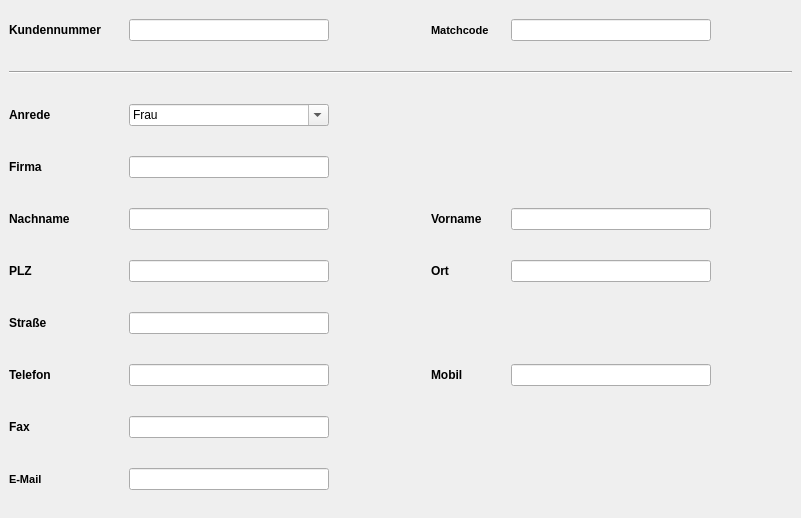
<?xml version="1.0" encoding="UTF-8"?>
<ui version="4.0">
 <class>WizardPage</class>
 <widget class="QWizardPage" name="WizardPage">
  <property name="geometry">
   <rect>
    <x>0</x>
    <y>0</y>
    <width>801</width>
    <height>518</height>
   </rect>
  </property>
  <property name="minimumSize">
   <size>
    <width>680</width>
    <height>0</height>
   </size>
  </property>
  <property name="windowTitle">
   <string>WizardPage</string>
  </property>
  <property name="title">
   <string>Neuer Kunde</string>
  </property>
  <property name="subTitle">
   <string>Erstellt ein neuen Kunden</string>
  </property>
  <layout class="QVBoxLayout" name="verticalLayout">
   <property name="spacing">
    <number>0</number>
   </property>
   <property name="margin">
    <number>0</number>
   </property>
   <item>
    <widget class="QFrame" name="frame">
     <property name="frameShape">
      <enum>QFrame::NoFrame</enum>
     </property>
     <property name="frameShadow">
      <enum>QFrame::Raised</enum>
     </property>
     <layout class="QVBoxLayout" name="verticalLayout_2">
      <property name="spacing">
       <number>20</number>
      </property>
      <item>
       <layout class="QHBoxLayout" name="horizontalLayout">
        <item>
         <widget class="QLabel" name="label">
          <property name="minimumSize">
           <size>
            <width>100</width>
            <height>0</height>
           </size>
          </property>
          <property name="font">
           <font>
            <weight>75</weight>
            <bold>true</bold>
           </font>
          </property>
          <property name="text">
           <string>Kundennummer</string>
          </property>
         </widget>
        </item>
        <item>
         <widget class="QLineEdit" name="input_kundennr">
          <property name="minimumSize">
           <size>
            <width>200</width>
            <height>0</height>
           </size>
          </property>
          <property name="readOnly">
           <bool>true</bool>
          </property>
         </widget>
        </item>
        <item>
         <spacer name="horizontalSpacer_12">
          <property name="orientation">
           <enum>Qt::Horizontal</enum>
          </property>
          <property name="sizeHint" stdset="0">
           <size>
            <width>40</width>
            <height>20</height>
           </size>
          </property>
         </spacer>
        </item>
        <item>
         <widget class="QLabel" name="label_2">
          <property name="minimumSize">
           <size>
            <width>60</width>
            <height>0</height>
           </size>
          </property>
          <property name="font">
           <font>
            <family>MS Shell Dlg 2</family>
            <pointsize>8</pointsize>
            <weight>75</weight>
            <italic>false</italic>
            <bold>true</bold>
           </font>
          </property>
          <property name="text">
           <string>Matchcode</string>
          </property>
         </widget>
        </item>
        <item>
         <widget class="QLineEdit" name="input_matchcode">
          <property name="minimumSize">
           <size>
            <width>200</width>
            <height>0</height>
           </size>
          </property>
         </widget>
        </item>
        <item>
         <spacer name="horizontalSpacer_13">
          <property name="orientation">
           <enum>Qt::Horizontal</enum>
          </property>
          <property name="sizeHint" stdset="0">
           <size>
            <width>40</width>
            <height>20</height>
           </size>
          </property>
         </spacer>
        </item>
       </layout>
      </item>
      <item>
       <widget class="Line" name="line_2">
        <property name="lineWidth">
         <number>1</number>
        </property>
        <property name="midLineWidth">
         <number>0</number>
        </property>
        <property name="orientation">
         <enum>Qt::Horizontal</enum>
        </property>
       </widget>
      </item>
      <item>
       <layout class="QHBoxLayout" name="horizontalLayout_2">
        <item>
         <widget class="QLabel" name="label_4">
          <property name="minimumSize">
           <size>
            <width>100</width>
            <height>0</height>
           </size>
          </property>
          <property name="maximumSize">
           <size>
            <width>100</width>
            <height>16777215</height>
           </size>
          </property>
          <property name="font">
           <font>
            <weight>75</weight>
            <bold>true</bold>
           </font>
          </property>
          <property name="text">
           <string>Anrede</string>
          </property>
         </widget>
        </item>
        <item>
         <widget class="QComboBox" name="input_anrede">
          <property name="minimumSize">
           <size>
            <width>200</width>
            <height>0</height>
           </size>
          </property>
          <property name="editable">
           <bool>true</bool>
          </property>
          <item>
           <property name="text">
            <string>Frau</string>
           </property>
          </item>
          <item>
           <property name="text">
            <string>Herr</string>
           </property>
          </item>
          <item>
           <property name="text">
            <string>Fam.</string>
           </property>
          </item>
         </widget>
        </item>
        <item>
         <spacer name="horizontalSpacer_2">
          <property name="orientation">
           <enum>Qt::Horizontal</enum>
          </property>
          <property name="sizeHint" stdset="0">
           <size>
            <width>40</width>
            <height>20</height>
           </size>
          </property>
         </spacer>
        </item>
       </layout>
      </item>
      <item>
       <layout class="QHBoxLayout" name="horizontalLayout_3">
        <item>
         <widget class="QLabel" name="label_3">
          <property name="minimumSize">
           <size>
            <width>100</width>
            <height>0</height>
           </size>
          </property>
          <property name="font">
           <font>
            <weight>75</weight>
            <bold>true</bold>
           </font>
          </property>
          <property name="text">
           <string>Firma</string>
          </property>
         </widget>
        </item>
        <item>
         <widget class="QLineEdit" name="input_firma">
          <property name="maximumSize">
           <size>
            <width>200</width>
            <height>16777215</height>
           </size>
          </property>
         </widget>
        </item>
        <item>
         <spacer name="horizontalSpacer">
          <property name="orientation">
           <enum>Qt::Horizontal</enum>
          </property>
          <property name="sizeHint" stdset="0">
           <size>
            <width>40</width>
            <height>20</height>
           </size>
          </property>
         </spacer>
        </item>
       </layout>
      </item>
      <item>
       <layout class="QHBoxLayout" name="horizontalLayout_4">
        <item>
         <widget class="QLabel" name="label_6">
          <property name="minimumSize">
           <size>
            <width>100</width>
            <height>0</height>
           </size>
          </property>
          <property name="maximumSize">
           <size>
            <width>200</width>
            <height>16777215</height>
           </size>
          </property>
          <property name="font">
           <font>
            <weight>75</weight>
            <bold>true</bold>
           </font>
          </property>
          <property name="text">
           <string>Nachname</string>
          </property>
         </widget>
        </item>
        <item>
         <widget class="QLineEdit" name="input_nachname">
          <property name="minimumSize">
           <size>
            <width>200</width>
            <height>0</height>
           </size>
          </property>
          <property name="maximumSize">
           <size>
            <width>200</width>
            <height>16777215</height>
           </size>
          </property>
         </widget>
        </item>
        <item>
         <spacer name="horizontalSpacer_3">
          <property name="orientation">
           <enum>Qt::Horizontal</enum>
          </property>
          <property name="sizeHint" stdset="0">
           <size>
            <width>40</width>
            <height>20</height>
           </size>
          </property>
         </spacer>
        </item>
        <item>
         <widget class="QLabel" name="label_5">
          <property name="minimumSize">
           <size>
            <width>60</width>
            <height>0</height>
           </size>
          </property>
          <property name="maximumSize">
           <size>
            <width>50</width>
            <height>16777215</height>
           </size>
          </property>
          <property name="font">
           <font>
            <weight>75</weight>
            <bold>true</bold>
           </font>
          </property>
          <property name="autoFillBackground">
           <bool>false</bool>
          </property>
          <property name="text">
           <string>Vorname</string>
          </property>
         </widget>
        </item>
        <item>
         <widget class="QLineEdit" name="input_vorname">
          <property name="minimumSize">
           <size>
            <width>200</width>
            <height>0</height>
           </size>
          </property>
          <property name="maximumSize">
           <size>
            <width>200</width>
            <height>16777215</height>
           </size>
          </property>
         </widget>
        </item>
        <item>
         <spacer name="horizontalSpacer_10">
          <property name="orientation">
           <enum>Qt::Horizontal</enum>
          </property>
          <property name="sizeHint" stdset="0">
           <size>
            <width>40</width>
            <height>20</height>
           </size>
          </property>
         </spacer>
        </item>
       </layout>
      </item>
      <item>
       <layout class="QHBoxLayout" name="horizontalLayout_5">
        <item>
         <widget class="QLabel" name="label_13">
          <property name="minimumSize">
           <size>
            <width>100</width>
            <height>0</height>
           </size>
          </property>
          <property name="font">
           <font>
            <weight>75</weight>
            <bold>true</bold>
           </font>
          </property>
          <property name="text">
           <string>PLZ</string>
          </property>
         </widget>
        </item>
        <item>
         <widget class="QLineEdit" name="input_plz">
          <property name="minimumSize">
           <size>
            <width>200</width>
            <height>0</height>
           </size>
          </property>
          <property name="text">
           <string/>
          </property>
         </widget>
        </item>
        <item>
         <spacer name="horizontalSpacer_4">
          <property name="orientation">
           <enum>Qt::Horizontal</enum>
          </property>
          <property name="sizeHint" stdset="0">
           <size>
            <width>40</width>
            <height>20</height>
           </size>
          </property>
         </spacer>
        </item>
        <item>
         <widget class="QLabel" name="label_8">
          <property name="minimumSize">
           <size>
            <width>60</width>
            <height>0</height>
           </size>
          </property>
          <property name="maximumSize">
           <size>
            <width>50</width>
            <height>16777215</height>
           </size>
          </property>
          <property name="font">
           <font>
            <weight>75</weight>
            <bold>true</bold>
           </font>
          </property>
          <property name="text">
           <string>Ort</string>
          </property>
         </widget>
        </item>
        <item>
         <widget class="QLineEdit" name="input_ort">
          <property name="minimumSize">
           <size>
            <width>200</width>
            <height>0</height>
           </size>
          </property>
         </widget>
        </item>
        <item>
         <spacer name="horizontalSpacer_11">
          <property name="orientation">
           <enum>Qt::Horizontal</enum>
          </property>
          <property name="sizeHint" stdset="0">
           <size>
            <width>40</width>
            <height>20</height>
           </size>
          </property>
         </spacer>
        </item>
       </layout>
      </item>
      <item>
       <layout class="QHBoxLayout" name="horizontalLayout_6">
        <item>
         <widget class="QLabel" name="label_7">
          <property name="minimumSize">
           <size>
            <width>100</width>
            <height>0</height>
           </size>
          </property>
          <property name="font">
           <font>
            <weight>75</weight>
            <bold>true</bold>
           </font>
          </property>
          <property name="text">
           <string>Straße</string>
          </property>
         </widget>
        </item>
        <item>
         <widget class="QLineEdit" name="input_str">
          <property name="minimumSize">
           <size>
            <width>200</width>
            <height>0</height>
           </size>
          </property>
          <property name="maximumSize">
           <size>
            <width>200</width>
            <height>16777215</height>
           </size>
          </property>
         </widget>
        </item>
        <item>
         <spacer name="horizontalSpacer_5">
          <property name="orientation">
           <enum>Qt::Horizontal</enum>
          </property>
          <property name="sizeHint" stdset="0">
           <size>
            <width>40</width>
            <height>20</height>
           </size>
          </property>
         </spacer>
        </item>
       </layout>
      </item>
      <item>
       <layout class="QHBoxLayout" name="horizontalLayout_7">
        <item>
         <widget class="QLabel" name="label_9">
          <property name="minimumSize">
           <size>
            <width>100</width>
            <height>0</height>
           </size>
          </property>
          <property name="font">
           <font>
            <weight>75</weight>
            <bold>true</bold>
           </font>
          </property>
          <property name="text">
           <string>Telefon</string>
          </property>
         </widget>
        </item>
        <item>
         <widget class="QLineEdit" name="input_tel">
          <property name="minimumSize">
           <size>
            <width>200</width>
            <height>0</height>
           </size>
          </property>
          <property name="maximumSize">
           <size>
            <width>200</width>
            <height>16777215</height>
           </size>
          </property>
         </widget>
        </item>
        <item>
         <spacer name="horizontalSpacer_6">
          <property name="orientation">
           <enum>Qt::Horizontal</enum>
          </property>
          <property name="sizeHint" stdset="0">
           <size>
            <width>40</width>
            <height>20</height>
           </size>
          </property>
         </spacer>
        </item>
        <item>
         <widget class="QLabel" name="label_10">
          <property name="minimumSize">
           <size>
            <width>60</width>
            <height>0</height>
           </size>
          </property>
          <property name="maximumSize">
           <size>
            <width>50</width>
            <height>16777215</height>
           </size>
          </property>
          <property name="font">
           <font>
            <weight>75</weight>
            <bold>true</bold>
           </font>
          </property>
          <property name="text">
           <string>Mobil</string>
          </property>
         </widget>
        </item>
        <item>
         <widget class="QLineEdit" name="input_mobil">
          <property name="minimumSize">
           <size>
            <width>200</width>
            <height>0</height>
           </size>
          </property>
          <property name="maximumSize">
           <size>
            <width>200</width>
            <height>16777215</height>
           </size>
          </property>
         </widget>
        </item>
        <item>
         <spacer name="horizontalSpacer_7">
          <property name="orientation">
           <enum>Qt::Horizontal</enum>
          </property>
          <property name="sizeHint" stdset="0">
           <size>
            <width>40</width>
            <height>20</height>
           </size>
          </property>
         </spacer>
        </item>
       </layout>
      </item>
      <item>
       <layout class="QHBoxLayout" name="horizontalLayout_8">
        <item>
         <widget class="QLabel" name="label_12">
          <property name="minimumSize">
           <size>
            <width>100</width>
            <height>0</height>
           </size>
          </property>
          <property name="font">
           <font>
            <weight>75</weight>
            <bold>true</bold>
           </font>
          </property>
          <property name="text">
           <string>Fax</string>
          </property>
          <property name="textInteractionFlags">
           <set>Qt::NoTextInteraction</set>
          </property>
         </widget>
        </item>
        <item>
         <widget class="QLineEdit" name="input_fax">
          <property name="maximumSize">
           <size>
            <width>200</width>
            <height>16777215</height>
           </size>
          </property>
         </widget>
        </item>
        <item>
         <spacer name="horizontalSpacer_8">
          <property name="orientation">
           <enum>Qt::Horizontal</enum>
          </property>
          <property name="sizeHint" stdset="0">
           <size>
            <width>40</width>
            <height>20</height>
           </size>
          </property>
         </spacer>
        </item>
       </layout>
      </item>
      <item>
       <layout class="QHBoxLayout" name="horizontalLayout_9">
        <item>
         <widget class="QLabel" name="label_11">
          <property name="minimumSize">
           <size>
            <width>100</width>
            <height>0</height>
           </size>
          </property>
          <property name="font">
           <font>
            <family>MS Shell Dlg 2</family>
            <pointsize>8</pointsize>
            <weight>75</weight>
            <italic>false</italic>
            <bold>true</bold>
           </font>
          </property>
          <property name="text">
           <string>E-Mail</string>
          </property>
          <property name="textInteractionFlags">
           <set>Qt::NoTextInteraction</set>
          </property>
         </widget>
        </item>
        <item>
         <widget class="QLineEdit" name="input_email">
          <property name="maximumSize">
           <size>
            <width>200</width>
            <height>16777215</height>
           </size>
          </property>
         </widget>
        </item>
        <item>
         <spacer name="horizontalSpacer_9">
          <property name="orientation">
           <enum>Qt::Horizontal</enum>
          </property>
          <property name="sizeHint" stdset="0">
           <size>
            <width>40</width>
            <height>20</height>
           </size>
          </property>
         </spacer>
        </item>
       </layout>
      </item>
     </layout>
    </widget>
   </item>
  </layout>
 </widget>
 <resources/>
 <connections/>
</ui>
